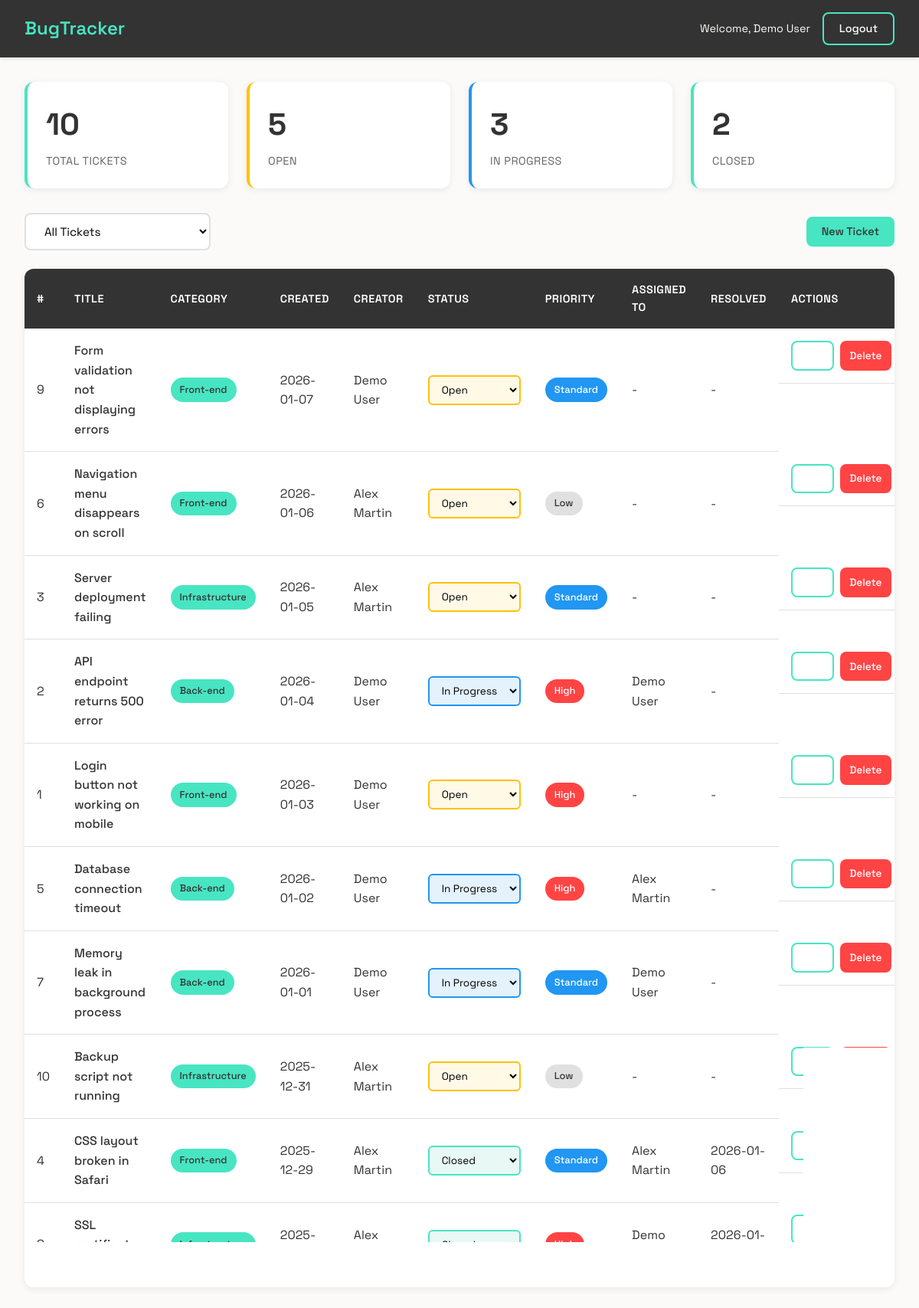
/dashboard.php (signed in), run on the app's committed database.
### tables this page shows
CREATE TABLE IF NOT EXISTS users (
    id INT AUTO_INCREMENT PRIMARY KEY,
    name VARCHAR(100) NOT NULL,
    email VARCHAR(150) NOT NULL UNIQUE,
    password VARCHAR(255) NOT NULL,
    created_at TIMESTAMP DEFAULT CURRENT_TIMESTAMP
);

CREATE TABLE IF NOT EXISTS tickets (
    id INT AUTO_INCREMENT PRIMARY KEY,
    title VARCHAR(255) NOT NULL,
    category_id INT NOT NULL,
    priority TINYINT NOT NULL DEFAULT 1 COMMENT '0: low, 1: standard, 2: high',
    status TINYINT NOT NULL DEFAULT 0 COMMENT '0: open, 1: in progress, 2: closed',
    created_by INT NOT NULL,
    assigned_to INT NULL,
    created_at TIMESTAMP DEFAULT CURRENT_TIMESTAMP,
    resolved_at TIMESTAMP NULL,
    FOREIGN KEY (category_id) REFERENCES categories(id) ON DELETE CASCADE,
    FOREIGN KEY (created_by) REFERENCES users(id) ON DELETE CASCADE,
    FOREIGN KEY (assigned_to) REFERENCES users(id) ON DELETE SET NULL
);

CREATE TABLE IF NOT EXISTS categories (
    id INT AUTO_INCREMENT PRIMARY KEY,
    title VARCHAR(100) NOT NULL UNIQUE,
    created_at TIMESTAMP DEFAULT CURRENT_TIMESTAMP
);

### config.php (called while the page is built, shortened)
<?php
function getDbConnection() {
    try {
        $dsn = "mysql:host=" . DB_HOST . ";dbname=" . DB_NAME . ";charset=" . DB_CHARSET;
        $options = [
            PDO::ATTR_ERRMODE => PDO::ERRMODE_EXCEPTION,
            PDO::ATTR_DEFAULT_FETCH_MODE => PDO::FETCH_ASSOC,
            PDO::ATTR_EMULATE_PREPARES => false,
        ];
        return new PDO($dsn, DB_USER, DB_PASS, $options);
    } catch (PDOException $e) {
        error_log("Database connection error: " . $e->getMessage());
        http_response_code(500);
        die("Connection failed. Please contact administrator.");
    }
}
function getCurrentUser() {
    $db = getDbConnection();
    $stmt = $db->prepare("SELECT id, name, email FROM users WHERE id = ?");
    $stmt->execute([$_SESSION['user_id']]);
    $user = $stmt->fetch();
    return $user;
}
function escape($text) {
    return htmlspecialchars((string) $text, ENT_QUOTES, 'UTF-8');
}
function csrfToken() {
    return $_SESSION['csrf_token'];
}

### dashboard.php (the view, shortened to what this page needs)
<?php
require_once 'config.php';
$db = getDbConnection();
$user = getCurrentUser();
$filter = $_GET['filter'] ?? 'all';
$query = "SELECT t.*,
          c.title as category_name,
          u1.name as creator_name,
          u2.name as assignee_name
          FROM tickets t
          LEFT JOIN categories c ON t.category_id = c.id
          LEFT JOIN users u1 ON t.created_by = u1.id
          LEFT JOIN users u2 ON t.assigned_to = u2.id";
$params = [];
$query .= " ORDER BY t.created_at DESC";
$stmt = $db->prepare($query);
$stmt->execute($params);
$tickets = $stmt->fetchAll();
$stats_query = "SELECT
    COUNT(*) as total,
    SUM(CASE WHEN status = 0 THEN 1 ELSE 0 END) as open,
    SUM(CASE WHEN status = 1 THEN 1 ELSE 0 END) as in_progress,
    SUM(CASE WHEN status = 2 THEN 1 ELSE 0 END) as closed
    FROM tickets";
$stats = $db->query($stats_query)->fetch();
$status_labels = ['Open', 'In Progress', 'Closed'];
$priority_labels = ['Low', 'Standard', 'High'];
?>
<!DOCTYPE html>
<html lang="en">
<head>
    <link rel="stylesheet" href="css/style.css">
</head>
<body data-csrf="<?php echo escape(csrfToken()); ?>">
    <nav class="navbar">
        <div class="nav-container">
            <div class="nav-brand">
                <h2>BugTracker</h2>
            </div>
            <div class="nav-menu">
                <span class="nav-user">Welcome, <?php echo escape($user['name']); ?></span>
                <a href="logout.php" class="btn btn-secondary">Logout</a>
            </div>
        </div>
    </nav>
    <main class="main-content">
        <div class="container">
            <div class="stats-grid">
                <div class="stat-card">
                    <div class="stat-value"><?php echo $stats['total']; ?></div>
                    <div class="stat-label">Total Tickets</div>
                </div>
                <div class="stat-card stat-open">
                    <div class="stat-value"><?php echo $stats['open']; ?></div>
                    <div class="stat-label">Open</div>
                </div>
                <div class="stat-card stat-progress">
                    <div class="stat-value"><?php echo $stats['in_progress']; ?></div>
                    <div class="stat-label">In Progress</div>
                </div>
                <div class="stat-card stat-closed">
                    <div class="stat-value"><?php echo $stats['closed']; ?></div>
                    <div class="stat-label">Closed</div>
                </div>
            </div>
            <div class="toolbar">
                <div class="toolbar-left">
                    <select id="filter" class="filter-select" onchange="location.href='?filter='+this.value">
                        <option value="all" <?php echo $filter === 'all' ? 'selected' : ''; ?>>All Tickets</option>
                    </select>
                </div>
                <div class="toolbar-right">
                    <a href="form.php" class="btn btn-primary">New Ticket</a>
                </div>
            </div>
            <?php if (empty($tickets)): ?>
                <div class="empty-state">
                    <p>No tickets found. Create your first ticket!</p>
                </div>
            <?php else: ?>
                <div class="table-responsive">
                    <table class="tickets-table">
                        <thead>
                            <tr>
                                <th>#</th>
                                <th>Title</th>
                                <th>Category</th>
                                <th>Created</th>
                                <th>Creator</th>
                                <th>Status</th>
                                <th>Priority</th>
                                <th>Assigned To</th>
                                <th>Resolved</th>
                                <th>Actions</th>
                            </tr>
                        </thead>
                        <tbody>
                            <?php foreach ($tickets as $ticket): ?>
                                <tr>
                                    <td><?php echo $ticket['id']; ?></td>
                                    <td class="ticket-title"><?php echo escape($ticket['title']); ?></td>
                                    <td><span class="badge badge-category"><?php echo escape($ticket['category_name']); ?></span></td>
                                    <td><?php echo date('Y-m-d', strtotime($ticket['created_at'])); ?></td>
                                    <td><?php echo escape($ticket['creator_name']); ?></td>
                                    <td>
                                        <select class="status-select status-<?php echo $ticket['status']; ?>"
                                                onchange="updateStatus(<?php echo $ticket['id']; ?>, this.value)">
                                            <?php foreach ($status_labels as $value => $label): ?>
                                                <option value="<?php echo $value; ?>" <?php echo $ticket['status'] == $value ? 'selected' : ''; ?>>
                                                    <?php echo $label; ?>
                                                </option>
                                            <?php endforeach; ?>
                                        </select>
                                    </td>
                                    <td><span class="badge badge-priority-<?php echo $ticket['priority']; ?>"><?php echo $priority_labels[$ticket['priority']]; ?></span></td>
                                    <td><?php echo $ticket['assignee_name'] ? escape($ticket['assignee_name']) : '-'; ?></td>
                                    <td><?php echo $ticket['resolved_at'] ? date('Y-m-d', strtotime($ticket['resolved_at'])) : '-'; ?></td>
                                    <td class="actions">
                                        <a href="form.php?id=<?php echo $ticket['id']; ?>" class="btn btn-sm btn-secondary">Edit</a>
                                        <button onclick="deleteTicket(<?php echo $ticket['id']; ?>)" class="btn btn-sm btn-danger">Delete</button>
                                    </td>
                                </tr>
                            <?php endforeach; ?>
                        </tbody>
                    </table>
                </div>
            <?php endif; ?>
        </div>
    </main>
</body>
</html>

### css/style.css (style rules this page uses)
* { margin: 0; padding: 0; box-sizing: border-box; }
:root { --color-dark: #333333; --color-primary: #48e5c2; --color-light: #fcfaf9; --color-white: #ffffff; --color-error: #ff4444; --color-success: #48e5c2; --color-warning: #ffc107; --color-gray: #666666; --color-border: #e0e0e0; }
body { font-family: 'Space Grotesk', sans-serif; background-color: var(--color-light); color: var(--color-dark); line-height: 1.6; min-height: 100vh; }
.navbar { background-color: var(--color-dark); color: var(--color-white); padding: 1rem 0; box-shadow: 0 2px 4px rgba(0,0,0,0.1); }
.nav-container { max-width: 1400px; margin: 0 auto; padding: 0 2rem; display: flex; justify-content: space-between; align-items: center; }
.nav-brand h2 { color: var(--color-primary); font-size: 1.5rem; font-weight: 600; }
.nav-menu { display: flex; align-items: center; gap: 1rem; }
.nav-user { color: var(--color-light); font-size: 0.9rem; }
.main-content { padding: 2rem 0; }
.container { max-width: 1400px; margin: 0 auto; padding: 0 2rem; }
.btn { display: inline-block; padding: 0.5rem 1.25rem; border: none; border-radius: 8px; font-family: 'Space Grotesk', sans-serif; font-size: 0.9rem; font-weight: 500; cursor: pointer; text-decoration: none; transition: all 0.3s; text-align: center; }
.btn-primary { background-color: var(--color-primary); color: var(--color-dark); }
.btn-secondary { background-color: transparent; color: var(--color-white); border: 2px solid var(--color-primary); }
.btn-danger { background-color: var(--color-error); color: var(--color-white); }
.btn-sm { padding: 0.4rem 0.8rem; font-size: 0.85rem; }
.stats-grid { display: grid; grid-template-columns: repeat(auto-fit, minmax(200px, 1fr)); gap: 1.5rem; margin-bottom: 2rem; }
.stat-card { background: var(--color-white); padding: 1.5rem; border-radius: 12px; box-shadow: 0 2px 8px rgba(0,0,0,0.08); border-left: 4px solid var(--color-primary); }
.stat-card.stat-open { border-left-color: var(--color-warning); }
.stat-card.stat-progress { border-left-color: #2196F3; }
.stat-card.stat-closed { border-left-color: var(--color-success); }
.stat-value { font-size: 2.5rem; font-weight: 700; color: var(--color-dark); margin-bottom: 0.25rem; }
.stat-label { font-size: 0.9rem; color: var(--color-gray); text-transform: uppercase; letter-spacing: 0.5px; }
.toolbar { display: flex; justify-content: space-between; align-items: center; margin-bottom: 1.5rem; flex-wrap: wrap; gap: 1rem; }
.filter-select { padding: 0.75rem 1.25rem; border: 2px solid var(--color-border); border-radius: 8px; font-family: 'Space Grotesk', sans-serif; font-size: 0.95rem; background-color: var(--color-white); cursor: pointer; }
.table-responsive { overflow-x: auto; background: var(--color-white); border-radius: 12px; box-shadow: 0 2px 8px rgba(0,0,0,0.08); }
.tickets-table { width: 100%; border-collapse: collapse; }
.tickets-table thead { background-color: var(--color-dark); color: var(--color-white); }
.tickets-table th { padding: 1rem; text-align: left; font-weight: 600; font-size: 0.9rem; text-transform: uppercase; letter-spacing: 0.5px; }
.tickets-table td { padding: 1rem; border-bottom: 1px solid var(--color-border); }
.ticket-title { font-weight: 500; max-width: 300px; }
.badge { display: inline-block; padding: 0.35rem 0.75rem; border-radius: 20px; font-size: 0.8rem; font-weight: 500; }
.badge-category { background-color: var(--color-primary); color: var(--color-dark); }
.badge-priority-0 { background-color: #e0e0e0; color: var(--color-dark); }
.badge-priority-1 { background-color: #2196F3; color: var(--color-white); }
.badge-priority-2 { background-color: var(--color-error); color: var(--color-white); }
.status-select { padding: 0.5rem 0.75rem; border: 2px solid var(--color-border); border-radius: 6px; font-family: 'Space Grotesk', sans-serif; font-size: 0.85rem; cursor: pointer; }
.status-select.status-0 { border-color: var(--color-warning); background-color: #fff9e6; }
.status-select.status-1 { border-color: #2196F3; background-color: #e3f2fd; }
.status-select.status-2 { border-color: var(--color-success); background-color: #e8f8f5; }
.actions { display: flex; gap: 0.5rem; }

### data on the page
users: name "Demo User"
tickets: id "9", title "Form validation not displaying errors", category.title "Front-end", created_at "2026-01-07", created_by.name "Demo User", status+id "Open", priority "Standard"
tickets: id "6", title "Navigation menu disappears on scroll", category.title "Front-end", created_at "2026-01-06", created_by.name "Alex Martin", status+id "Open", priority "Low"
tickets: id "3", title "Server deployment failing", category.title "Infrastructure", created_at "2026-01-05", created_by.name "Alex Martin", status+id "Open", priority "Standard"
tickets: id "2", title "API endpoint returns 500 error", category.title "Back-end", created_at "2026-01-04", created_by.name "Demo User", status+id "In Progress", priority "High"
tickets: id "1", title "Login button not working on mobile", category.title "Front-end", created_at "2026-01-03", created_by.name "Demo User", status+id "Open", priority "High"
tickets: id "5", title "Database connection timeout", category.title "Back-end", created_at "2026-01-02", created_by.name "Demo User", status+id "In Progress", priority "High", assigned_to.name "Alex Martin"
tickets: id "7", title "Memory leak in background process", category.title "Back-end", created_at "2026-01-01", created_by.name "Demo User", status+id "In Progress", priority "Standard"
tickets: id "10", title "Backup script not running", category.title "Infrastructure", created_at "2025-12-31", created_by.name "Alex Martin", status+id "Open", priority "Low"
tickets: id "4", title "CSS layout broken in Safari", category.title "Front-end", created_at "2025-12-29", created_by.name "Alex Martin", status+id "Closed", priority "Standard", resolved_at "2026-01-06"
tickets: id "8", title "SSL certificate expired", category.title "Infrastructure", created_at "2025-12-24", created_by.name "Alex Martin", status+id "Closed", priority "High", assigned_to.name "Demo User", resolved_at "2026-01-07"

### other printed values
$stats['total'] "10"
$stats['open'] "5"
$stats['in_progress'] "3"
$stats['closed'] "2"
